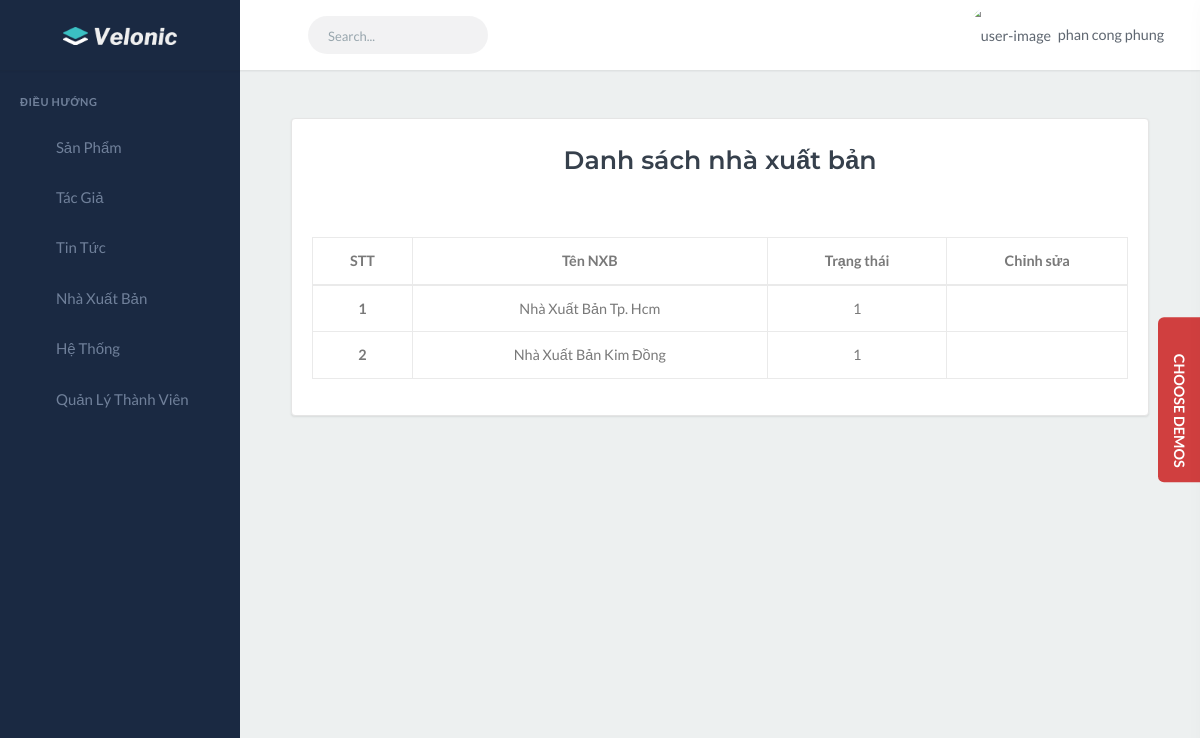
The page /?action=admin-publisher (signed in) on the database as committed earlier.
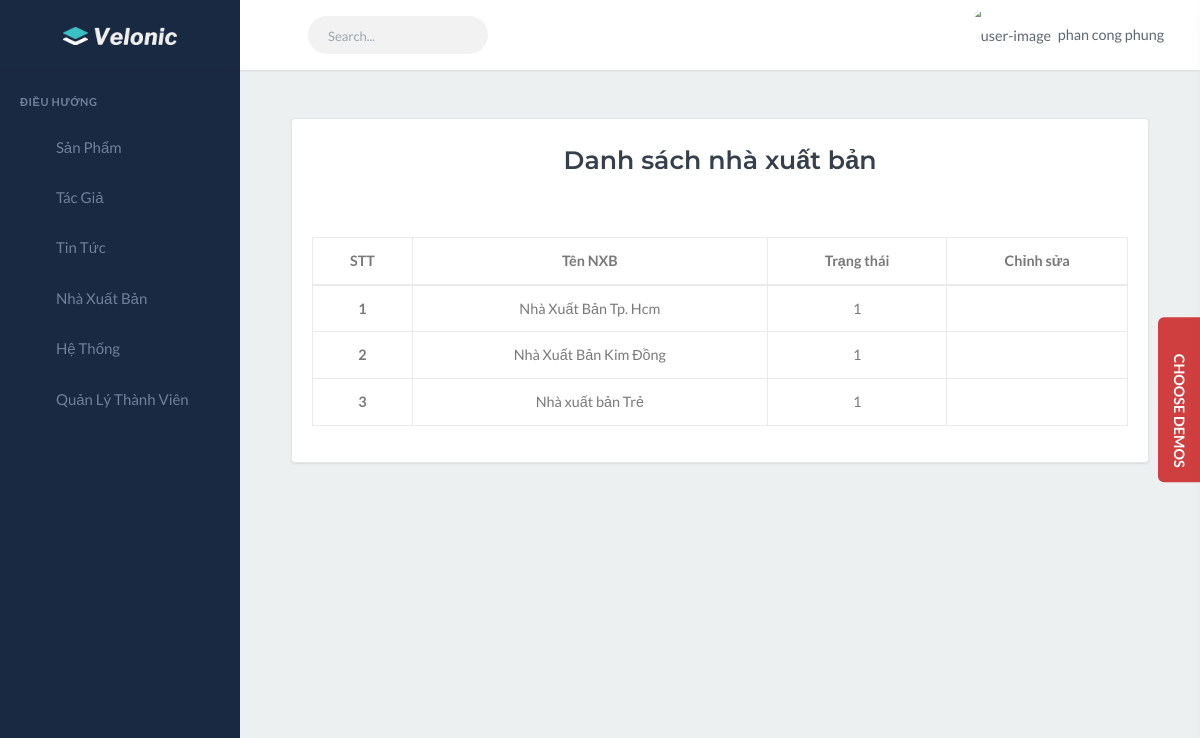
The same page on the database as committed later.
### tables this page shows
CREATE TABLE `publisher` (
  `id` int(9) NOT NULL,
  `name` varchar(255) NOT NULL,
  `status` tinyint(1) NOT NULL,
  `created_at` datetime NOT NULL,
  `updated_at` datetime NOT NULL
);

### views/admin/AdminView.php (called while the page is built, shortened)
<?php
class AdminView
{
    public function publisher($publisherItem)
    {
        require_once("templates/admin/publishers/index.php");
    }
}

### controllers/AdminController.php (called while the page is built, shortened)
<?php
class AdminController
{
    public function publisher()
    {
        $publisherModel = new PublisherModel();
        $publisherItem = $publisherModel->getAllPublisher();
        require_once('views/admin/AdminView.php');
        $loginView = new AdminView();
        $loginView->publisher($publisherItem);
    }
}

### models/PublisherModel.php (called while the page is built, shortened)
<?php
class PublisherModel
{
    public function getAllPublisher()
    {
        $conn = mysqli_connect('localhost', 'root', '', 'qlbansach');
        mysqli_set_charset($conn, "utf8");
        $result = $conn->query("SELECT * FROM publisher");
        $publishers = array();
        if ($result->num_rows > 0) {
            while ($publisher = mysqli_fetch_assoc($result)) {
                $publishers[] = $publisher;
            };
        }
        return $publishers;
    }
}

### templates/admin/publishers/index.php (the view, shortened to what this page needs)
<?php include('templates/admin/layouts/header.php'); ?>
<div class="content-page">
    <div class="content">
        <div class="row">
            <div class="col-12 mx-auto p-5">
                <div class="card">
                    <div class="card-title text-center p-3 mx-auto">
                        <h3 class="font-weight-bold"> Danh sách nhà xuất bản</h3>
                    </div>
                    <div class="card-body">
                        <table class="table table-bordered">
                            <thead>
                                <tr>
                                    <th scope="col" class="text-center">STT</th>
                                    <th scope="col" class="text-center">Tên NXB</th>
                                    <th scope="col" class="text-center">Trạng thái</th>
                                    <th scope="col" class="text-center">Chỉnh sửa</th>
                                </tr>
                            </thead>
                            <tbody>
                                <?php
                                $num = 1;
                                foreach ($publisherItem as $item) :
                                ?>
                                    <tr>
                                        <th scope="row" class="text-center"><?= $num++ ?></th>
                                        <td class="text-center"><?= $item['name'] ?></td>
                                        <td class="text-center"><?= $item['status'] ?></td>
                                        <td class="text-center">
                                            <a href="?action=admin-edit-publisher&edid=<?= $item['id'] ?>"><i class="fa fa-edit" aria-hidden="true"></i></a>
                                            <a onclick="return confirm('Bạn có muốn xóa?')" href="templates/admin/publishers/deletePublisher.php?pdid=<?= $item['id'] ?>"><i class="fa fa-trash" aria-hidden="true"></i></a>
                                        </td>
                                    </tr>
                                <?php endforeach; ?>
                            </tbody>
                        </table>
                    </div>
                </div>
            </div>
        </div>
    </div>
</div>
<?php include_once('templates/admin/layouts/footer.php'); ?>

### index.php (shortened to what this page needs)
<?php
$action = isset($_GET['action']) ? $_GET['action'] : "";
require_once 'controllers/AdminController.php';
$homeController = new HomeController;
$adminController = new AdminController;
if ($action == 'home') {
    $homeController->index();
} else if ($action == 'blogs') {
    $homeController->blogs();
} else if ($action == 'products') {
    $homeController->products();
} else if ($action == 'contact') {
    $homeController->contact();
} else if (strstr($action, 'productId')) {
    $id = explode('-', strstr($action, 'productId'));
    $homeController->productId($id[1]);
}else if ($action == 'addToCart') {
    $homeController->addToCart();
}
else if ($action == 'cart') {
    $homeController->cart();
}
else if ($action == 'login') {
    $adminController->login();
} else if ($action == 'logout') {
    $adminController->logout();
} else if ($action == 'dashboard') {
    $adminController->index();
} else if ($action == 'admin-publisher') {
    $adminController->publisher();
} else if ($action == 'admin-add-publisher') {
    $adminController->addPublisher();
} else if ($action == 'admin-delete-publisher') {
    $adminController->deletePublisher();
} else if ($action == 'admin-edit-publisher') {
    $adminController->editPublisher();
} else if ($action == 'admin-author') {
    $adminController->author();
} else if ($action == 'admin-add-author') {
    $adminController->addAuthor();
} else if ($action == 'admin-delete-author') {
    $adminController->deleteAuthor();
} else if ($action == 'admin-edit-author') {
    $adminController->editAuthor();
} else if ($action == 'userlist') {
    $adminController->userlist();
} else if ($action == 'user-delete') {
    $adminController->delete();
} else if (strstr($action, 'fixuserId')) {
    $adminController->fixuser();
} else if ($action == 'user-add') {
    $adminController->adduser();
} else if ($action == 'admin-product') {
    $adminController->productList();
} else if ($action == 'admin-add-product') {
    $adminController->addproduct();
} else if ($action == 'admin-edit-product') {
    $adminController->editProduct();
} else if ($action == 'admin-post') {
    $adminController->PostList();
} else if ($action == 'admin-add-post') {
    $adminController->addPost();
} else if ($action == 'admin-edit-post') {
    $adminController->editPost();
} else if ($action == 'admin-productCategory') {
    $adminController->productCategoryList();
} else if ($action == 'admin-add-productCategory') {
    $adminController->addProductCategory();
} else if ($action == 'admin-edit-productCategory') {
    $adminController->editProductCategory();
} else if ($action == 'admin-postCategory') {
    $adminController->postCategoryList();
} else if ($action == 'admin-add-postCategory') {
    $adminController->addPostCategory();
} else if ($action == 'admin-setting') {
    $adminController->setting();
} else if ($action == 'admin-add-setting') {
    $adminController->addSetting();
} else if ($action == 'admin-edit-setting') {
    $adminController->editSetting();
} else if ($action == 'admin-delete-setting') {
    $adminController->deleteSetting();
}else{
    echo "404 ERROR";
}

### templates/admin/layouts/header.php (shortened to what this page needs)
<!DOCTYPE html>
<html lang="en">
<head>
    <link href="templates/admin/assets\libs\sweetalert2\sweetalert2.min.css" rel="stylesheet" type="text/css">
    <link href="templates/admin/assets\css\bootstrap.min.css" rel="stylesheet" type="text/css" id="bootstrap-stylesheet">
    <link href="templates/admin/assets\css\icons.min.css" rel="stylesheet" type="text/css">
    <link href="templates/admin/assets\css\app.min.css" rel="stylesheet" type="text/css" id="app-stylesheet">
</head>
<body>
    <div id="wrapper">
        <div class="navbar-custom">
            <ul class="list-unstyled topnav-menu float-right mb-0">
                <li class="dropdown notification-list">
                    <a class="nav-link dropdown-toggle nav-user mr-0 waves-effect" data-toggle="dropdown" href="#" role="button" aria-haspopup="false" aria-expanded="false">
                        <img src="templates/admin/images/Users/<?= $_SESSION['admin'][0]['avatar'] ?>" alt="user-image" class="rounded-circle">
                        <span class="pro-user-name ml-1">
                            <?= $_SESSION['admin'][0]['firstName'] . " " . $_SESSION['admin'][0]['lastName'] ?> <i class="mdi mdi-chevron-down"></i>
                        </span>
                    </a>
                </li>
            </ul>
            <div class="logo-box">
                <a href="?action=dashboard" class="logo text-center logo-light">
                    <span class="logo-lg">
                        <img src="templates/admin/assets\images\logo-light.png" alt="" height="18">
                    </span>
                </a>
            </div>
            <ul class="list-unstyled topnav-menu topnav-menu-left m-0">
                <li>
                    <button class="button-menu-mobile waves-effect">
                        <i class="mdi mdi-menu"></i>
                    </button>
                </li>
                <li class="d-none d-lg-block">
                    <form class="app-search">
                        <div class="app-search-box">
                            <div class="input-group">
                                <input type="text" class="form-control" placeholder="Search...">
                                <div class="input-group-append">
                                    <button class="btn" type="submit">
                                        <i class="fas fa-search"></i>
                                    </button>
                                </div>
                            </div>
                        </div>
                    </form>
                </li>
            </ul>
        </div>
        <div class="left-side-menu">
            <div class="slimscroll-menu">
                <div id="sidebar-menu">
                    <ul class="metismenu" id="side-menu">
                        <li class="menu-title">Điều Hướng</li>
                        <?php
                        if ($_SESSION['admin'][0]['id_role'] == 1) : ?>
                            <li>
                                <a href="javascript: void(0);" class="waves-effect">
                                    <i class="ion-md-speedometer"></i>
                                    <span> Sản Phẩm</span>
                                </a>
                            </li>
                            <li>
                                <a href="javascript: void(0);" class="waves-effect">
                                    <i class="ion-md-mail"></i>
                                    <span>Tác Giả</span>
                                </a>
                            </li>
                            <li>
                                <a href="javascript: void(0);" class="waves-effect">
                                    <i class="ion-md-map"></i>
                                    <span> Tin Tức</span>
                                    <span class="menu-arrow"></span>
                                </a>
                            </li>
                            <li>
                                <a href="javascript: void(0);" class="waves-effect">
                                    <i class="ion-md-mail"></i>
                                    <span>Nhà Xuất Bản</span>
                                </a>
                            </li>
                            <li>
                                <a href="javascript: void(0);" class="waves-effect">
                                    <i class="ion-md-mail"></i>
                                    <span> Hệ Thống</span>
                                </a>
                            </li>
                            <li>
                                <a href="javascript: void(0);" class="waves-effect">
                                    <i class="ion-md-mail"></i>
                                    <span>Quản Lý Thành Viên</span>
                                </a>
                            </li>
                        <?php endif; ?>
                    </ul>
                </div>
            </div>
        </div>

### templates/admin/layouts/footer.php (shortened to what this page needs)
</div>
    <a href="javascript:void(0);" class="right-bar-toggle demos-show-btn">
        <i class="mdi mdi-settings-outline mdi-spin"></i> &nbsp;Choose Demos
    </a>
</body>
</html>

Rows that differ between the two databases and show on the page:
added publisher: name "Nhà xuất bản Trẻ", status "1"
